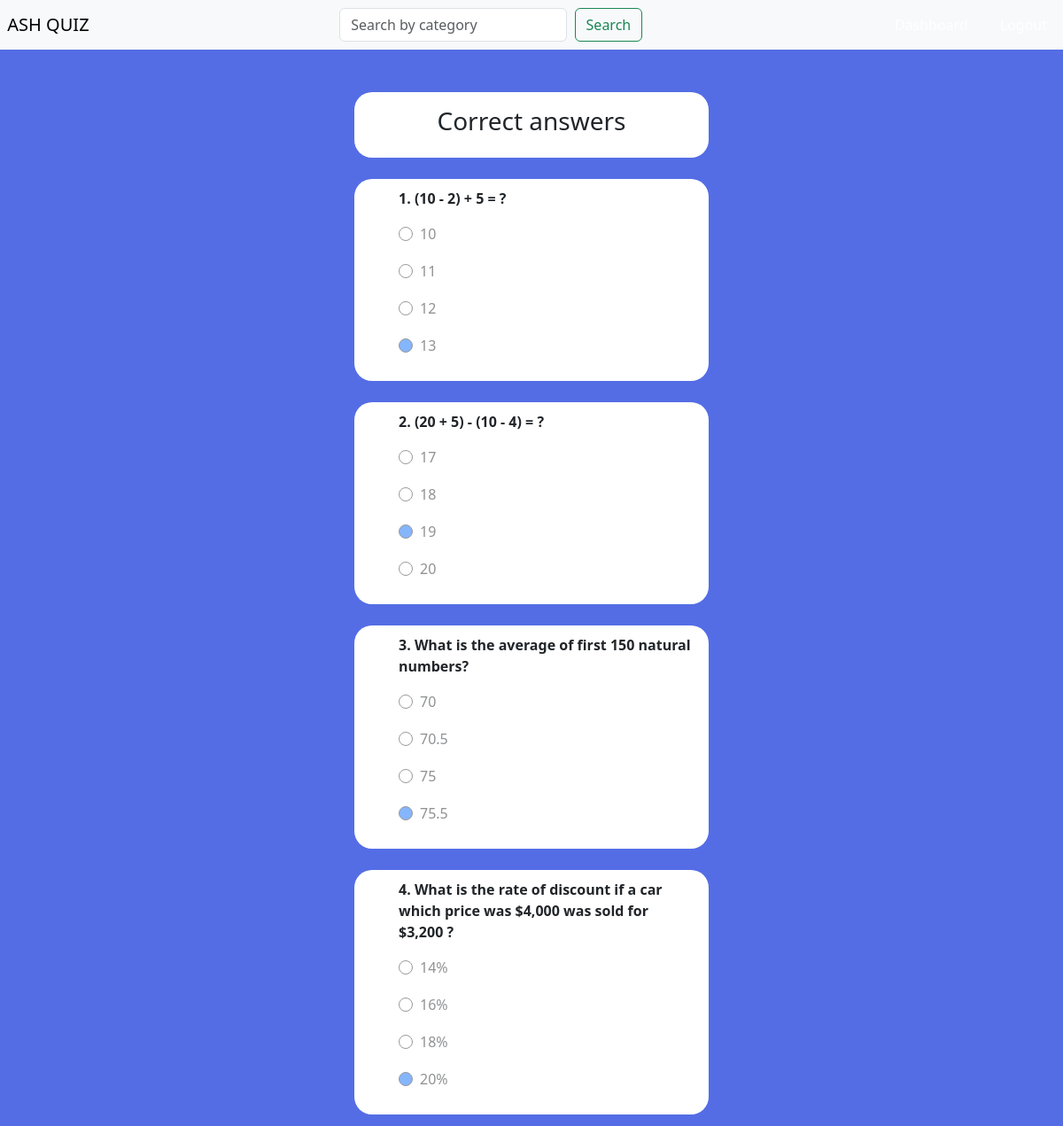
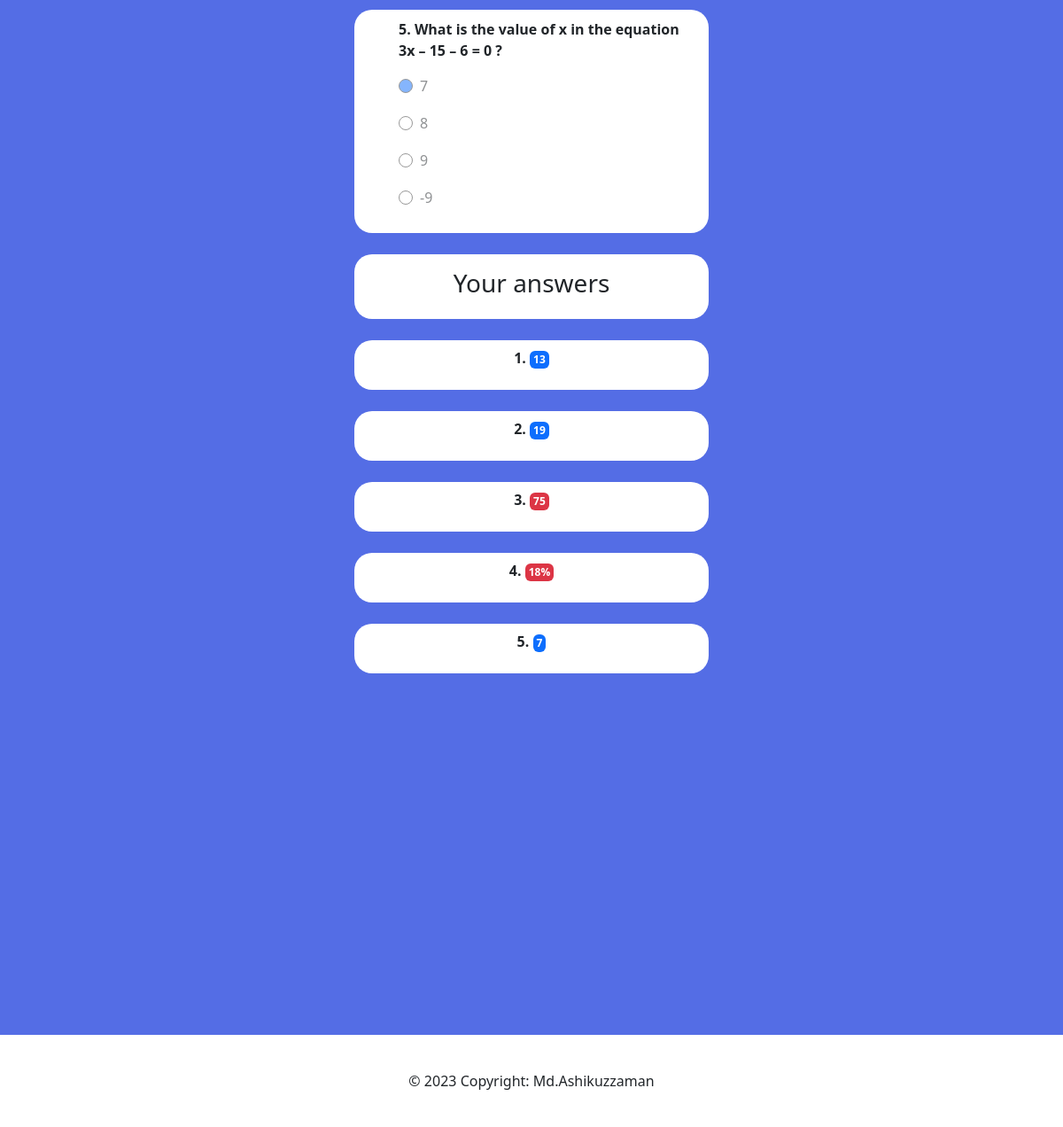
Page /result-details/math-101-mcq-exam/ (signed in) on the committed database (2 pictures, top to bottom).
### base_app/models.py (models this page shows, shortened)
class CorrectAnswer(models.Model):
    option = models.ForeignKey(Option, on_delete=models.CASCADE)
    question = models.ForeignKey(Question, null=True, on_delete=models.SET_NULL)

class Question(models.Model):
    title = models.CharField(max_length=400)
    exam = models.ForeignKey(Exam, on_delete=models.CASCADE)

class Option(models.Model):
    title = models.CharField(max_length=300)
    question = models.ForeignKey(Question, null=True, on_delete=models.CASCADE)

### base_app/views.py (the view)
# urls.py: path('result-details/<exam_slug>/', views.result_details, name='result-details'),
@login_required(login_url='my-login')
def result_details(request, exam_slug):
    exam = Exam.objects.get(slug = exam_slug)
    questions = Question.objects.filter(exam__slug = exam_slug)
    correct_answers = CorrectAnswer.objects.filter(question__in = questions)
    correct_answer_option_titles = [answer.option.title for answer in correct_answers]
    options = Option.objects.all()
    if request.user.is_authenticated:
        try:
            submitted_answer = SubmittedAnswer.objects.get(exam = exam, submit_user = request.user)
            submitted_answers = submitted_answer.submitted_answers.split(', ')
            context = {'questions': questions, 'options': options, 'correct_answers': correct_answers, 'submitted_answers': submitted_answers, 'correct_answer_option_titles': correct_answer_option_titles}
        except SubmittedAnswer.DoesNotExist:
            context = {'questions': questions, 'options': options, 'correct_answers': correct_answers}
    else:
        context = {'questions': questions, 'options': options, 'correct_answers': correct_answers}
    return render(request, 'base_app/result-details.html', context = context)

### base_app/templates/base_app/result-details.html (shortened to what this page needs)
{% extends 'base_app/base.html' %}
{% block content %}
<div class="question-container">
    {% if request.user.is_authenticated%}
        <div class="bg-white shadow-md p-3 small-form-layout text-center">
            <h3>Correct answers</h3>
        </div>
        <br>
    {% endif %}
    <form action="" method="POST">
    {% for correct_answer in correct_answers %}
    <div class="question-card">
        <div class="question-body">
            <p><strong>{{forloop.counter}}. {{correct_answer.question.title}}</strong></p>
            {% for option in options %}
                {% if option.question == correct_answer.question %}
                    <div class="form-check">
                        {% if option == correct_answer.option and option.question == correct_answer.question %}
                            <input class="form-check-input bg-primary" type="radio" name="flexRadioDefault-{{option.question.id}}" id="flexRadioDefault-{{option.question.id}}" value="{{option.title}}" disabled>
                        {% else %}
                            <input class="form-check-input" type="radio" name="flexRadioDefault-{{option.question.id}}" id="flexRadioDefault-{{option.question.id}}" value="{{option.title}}" disabled>
                        {% endif %}
                    <label class="form-check-label" for="flexRadioDefault-{{option.question.id}}">
                        <p>{{option.title}}</p>
                    </label>
                    </div>
                {% endif %}
            {% endfor %}
        </div>
    </div>
    <br>
    {% endfor %}
</form>
{% if request.user.is_authenticated and submitted_answers%}
        <div class="bg-white shadow-md p-3 small-form-layout text-center">
            <h3>Your answers</h3>
        </div>
        <br>
        {% for answer in submitted_answers %}
            <div class="bg-white shadow-md p-2 small-form-layout text-center">
                {% if answer in correct_answer_option_titles %}
                    <p><strong>{{forloop.counter}}. <span class="badge bg-primary p-1">{{answer}}</span></strong></p>
                {% else %}
                    <p><strong>{{forloop.counter}}. <span class="badge bg-danger p-1">{{answer}}</span></strong></p>
                {% endif %}
            </div>
            <br>
        {% endfor %}
{% endif %}
</div>
<br> <br> <br> <br> <br> <br>
{% endblock %}

### static/css/style.css (style rules this page uses)
* { box-sizing: border-box; }
body { background-color: #546de5; background-attachment: fixed; background-position: center center; background-size: cover; }
.question-container { display: flex; flex-direction: column; align-items: center; }
.question-card { width: 400px; background-color: #fff; border-radius: 20px; padding: 10px 20px; }
.question-body { margin-left: 30px; }
.form-check-input { border: var(--bs-border-width) solid #333; }

### base_app/templates/base_app/result-details.html (style rules this page uses)
.small-form-layout { background-color: #546de5; width: 400px; border-radius: 20px; }

### rows in the picture
CorrectAnswer: question "(10 - 2) + 5 = ?"
Option: title "10"
Option: title "11"
Option: title "12"
Option: title "13"
CorrectAnswer: question "(20 + 5) - (10 - 4) = ?"
Option: title "17"
Option: title "18"
Option: title "19"
Option: title "20"
CorrectAnswer: question "What is the average of first 150 natural numbers?"
Option: title "70"
Option: title "70.5"
Option: title "75"
Option: title "75.5"
CorrectAnswer: question "What is the rate of discount if a car which price was $4,000 was sold for $3,200 ?"
Option: title "14%"
Option: title "16%"
Option: title "18%"
Option: title "20%"
CorrectAnswer: question "What is the value of x in the equation 3x – 15 – 6 = 0 ?"
Option: title "7"
Option: title "8"
Option: title "9"
Option: title "-9"

### other values in the picture
{{ answer }} "13" "19" "7"
{{ answer }} "75" "18%"
